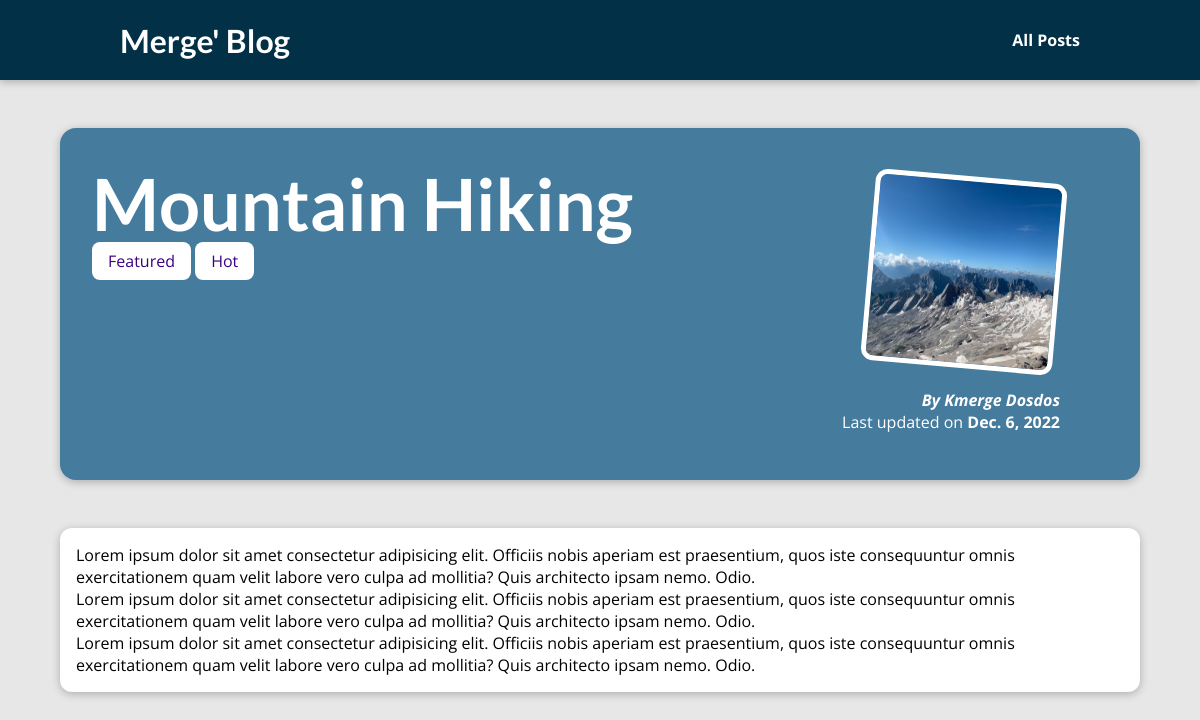
The app's page /posts/hike-in-the-mountains/ with its own data.
### blog/models.py (models this page shows, shortened)
class Post(models.Model):
  title = models.CharField(max_length=150)
  excerpt = models.CharField(max_length=200)
  image_name = models.CharField(max_length=100)
  date = models.DateField(auto_now=True)
  slug = models.SlugField(unique=True)
  content = models.TextField(validators=[MinLengthValidator(10)])
  author = models.ForeignKey(Author, on_delete=models.SET_NULL, related_name="posts", null=True)
  tags = models.ManyToManyField(Tag)

class Tag(models.Model):
  caption = models.CharField(max_length=20)

class Author(models.Model):
  first_name = models.CharField(max_length=50)
  last_name = models.CharField(max_length=50)
  email = models.EmailField()
  def full_name(self):
    return f'{self.first_name} {self.last_name}'
  def __str__(self):
      return self.full_name()

### blog/views.py (the view)
# urls.py: path('posts/<slug:slug>/', views.post_detail, name='post-detail-page')
def post_detail(request, slug):
  filtered_post = get_object_or_404(Post, slug=slug)
  context = {
    "post": filtered_post,
    "tags": filtered_post.tags.all()
  }
  return render(request, 'blog/single-post.html', context)

### blog/templates/blog/single-post.html (shortened to what this page needs)
{% extends 'base.html' %}
{% load static %}
{% block css_files %}
  <link rel="stylesheet" href="{% static 'blog/post-detail.css' %}">
{% endblock %}
{% block content %}
  <section id="summary">
    <h2>{{ post.title }}</h2>
    <div>
      {% for tag in tags %}
        <span class="tag">{{ tag.caption }}</span>
      {% endfor %}
    </div>
    <article>
      <img src="{% static 'blog/images/'|add:post.image_name %}" alt="{{ post.title }}">
      <address>By <a href="mailto:{{ post.author.email }}">{{ post.author }}</a></address>
      <div>
        Last updated on <time>{{ post.date }}</time>
      </div>
    </article>
  </section>
  <main>
    <p>
      {{ post.content|linebreaks }}
    </p>
  </main>
{% endblock %}

### templates/base.html (shortened to what this page needs)
{% load static %}
<!DOCTYPE html>
<html lang="en">
<head>
  <link rel="stylesheet" href="{% static 'app.css' %}">
  {% block css_files %}{% endblock %}
</head>
<body>
  <header id="main-navigation">
    <h1><a href="{% url 'home-page' %}">Merge' Blog</a></h1>
    <nav>
      <a href="{% url 'posts-page' %}">All Posts</a>
    </nav>
  </header>
  {% block content %}{% endblock %}
</body>
</html>

### static/app.css (style rules this page uses)
* { box-sizing: border-box; margin: 0; }
html { font-family: 'Open Sans', 'Lato', sans-serif; }
body { margin: 0; }
h1, h2, h3 { font-family: 'Lato', sans-serif; font-weight: bold; }
#main-navigation { width: 100%; height: 5rem; display: flex; justify-content: space-between; align-items: center; padding: 0 10%; position: absolute; top: 0; left: 0; }
#main-navigation a { text-decoration: none; color: white; font-weight: bold; }

### blog/static/blog/post-detail.css (style rules this page uses)
body { background-color: #e7e7e7; }
#main-navigation { background-color: #023047; box-shadow: 0 2px 8px rgba(0, 0, 0, 0.25); }
#summary { margin: 8rem auto 3rem auto; padding: 2rem; width: 90%; max-width: 90rem; border-radius: 16px; background-color: #457b9d; position: relative; box-shadow: 0 2px 8px rgba(0, 0, 0, 0.25); height: 22rem; }
#summary h2 { color: white; font-size: 4.5rem; margin-bottom: 0.25rem; }
#summary article { position: absolute; top: 2rem; right: 3rem; padding: 1rem 2rem; border-radius: 12px; text-align: right; color: white; }
#summary article img { width: 12rem; height: 12rem; border-radius: 12px; transform: rotateZ(5deg); border: 5px solid white; margin-bottom: 1rem; }
#summary address { font-weight: bold; }
#summary a { color: white; text-decoration: none; }
#summary time { font-weight: bold; }
main { width: 90%; max-width: 90rem; margin: 3rem auto; background-color: white; padding: 1rem; border-radius: 12px; box-shadow: 0 2px 8px rgba(0, 0, 0, 0.25); }
.tag { background-color: white; color: #390281; padding: 0.5rem 1rem; border-radius: 8px; }

### records on screen
Post: title "Mountain Hiking", image_name (picture), author "Kmerge Dosdos", date "Dec. 6, 2022", content "Lorem ipsum dolor sit amet consectetur adipisicing elit. Officiis nobis aperiam est praesentium, quos iste consequuntur omnis exercitationem quam velit labore vero culpa ad mollitia? Quis architecto ipsam nemo. Odio. Lorem ipsum dolor sit amet consectetur adipisicing elit. Officiis nobis aperiam est praesentium, quos iste consequuntur omnis exercitationem quam velit labore vero culpa ad mollitia? Quis architecto ipsam nemo. Odio. Lorem ipsum dolor sit amet consectetur adipisicing elit. Officiis nobis aperiam est praesentium, quos iste consequuntur omnis exercitationem quam velit labore vero culpa ad mollitia? Quis architecto ipsam nemo. Odio."
Tag: caption "Featured"
Tag: caption "Hot"
